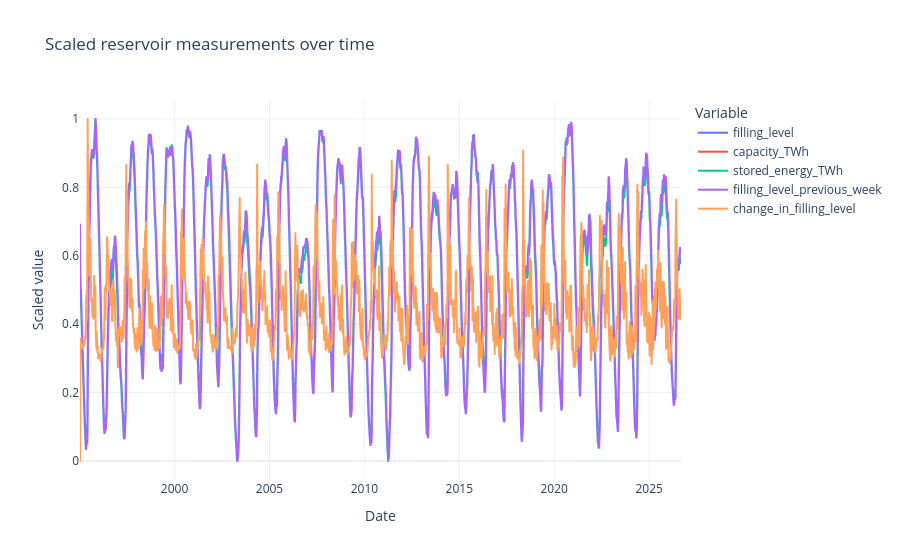

Write notebook code for a chart like this one.
### Code cell
fig = px.line(
    plot_data,
    x="date",
    y=measure_cols,
    title="Scaled reservoir measurements over time"
)

fig.update_layout(
    template="plotly_white",
    xaxis_title="Date",
    yaxis_title="Scaled value",
    legend_title="Variable"
)

fig.show()

### Figure 1 — Plotly figure (JSON) as saved in the notebook; plotly's stock layout.template omitted (floating-point values rounded to 4 significant figures; data arrays with more than 128 entries replaced by an {"elided": "..."} marker saying what was removed)
{"data": [{"hovertemplate": "variable=filling_level<br>date=%{x}<br>value=%{y}<extra></extra>", "legendgroup": "filling_level", "line": {"color": "#636efa", "dash": "solid"}, "marker": {"symbol": "circle"}, "mode": "lines", "name": "filling_level", "showlegend": true, "type": "scattergl", "x": {"elided": "1653 str values"}, "xaxis": "x", "y": {"elided": "1653 float values"}, "yaxis": "y"}, {"hovertemplate": "variable=capacity_TWh<br>date=%{x}<br>value=%{y}<extra></extra>", "legendgroup": "capacity_TWh", "line": {"color": "#EF553B", "dash": "solid"}, "marker": {"symbol": "circle"}, "mode": "lines", "name": "capacity_TWh", "showlegend": true, "type": "scattergl", "x": {"elided": "1653 str values"}, "xaxis": "x", "y": {"elided": "1653 float values"}, "yaxis": "y"}, {"hovertemplate": "variable=stored_energy_TWh<br>date=%{x}<br>value=%{y}<extra></extra>", "legendgroup": "stored_energy_TWh", "line": {"color": "#00cc96", "dash": "solid"}, "marker": {"symbol": "circle"}, "mode": "lines", "name": "stored_energy_TWh", "showlegend": true, "type": "scattergl", "x": {"elided": "1653 str values"}, "xaxis": "x", "y": {"elided": "1653 float values"}, "yaxis": "y"}, {"hovertemplate": "variable=filling_level_previous_week<br>date=%{x}<br>value=%{y}<extra></extra>", "legendgroup": "filling_level_previous_week", "line": {"color": "#ab63fa", "dash": "solid"}, "marker": {"symbol": "circle"}, "mode": "lines", "name": "filling_level_previous_week", "showlegend": true, "type": "scattergl", "x": {"elided": "1653 str values"}, "xaxis": "x", "y": {"elided": "1653 float values"}, "yaxis": "y"}, {"hovertemplate": "variable=change_in_filling_level<br>date=%{x}<br>value=%{y}<extra></extra>", "legendgroup": "change_in_filling_level", "line": {"color": "#FFA15A", "dash": "solid"}, "marker": {"symbol": "circle"}, "mode": "lines", "name": "change_in_filling_level", "showlegend": true, "type": "scattergl", "x": {"elided": "1653 str values"}, "xaxis": "x", "y": {"elided": "1653 float values"}, "yaxis": "y"}], "layout": {"legend": {"title": {"text": "Variable"}, "tracegroupgap": 0}, "title": {"text": "Scaled reservoir measurements over time"}, "xaxis": {"anchor": "y", "domain": [0, 1], "title": {"text": "Date"}}, "yaxis": {"anchor": "x", "domain": [0, 1], "title": {"text": "Scaled value"}}}}
